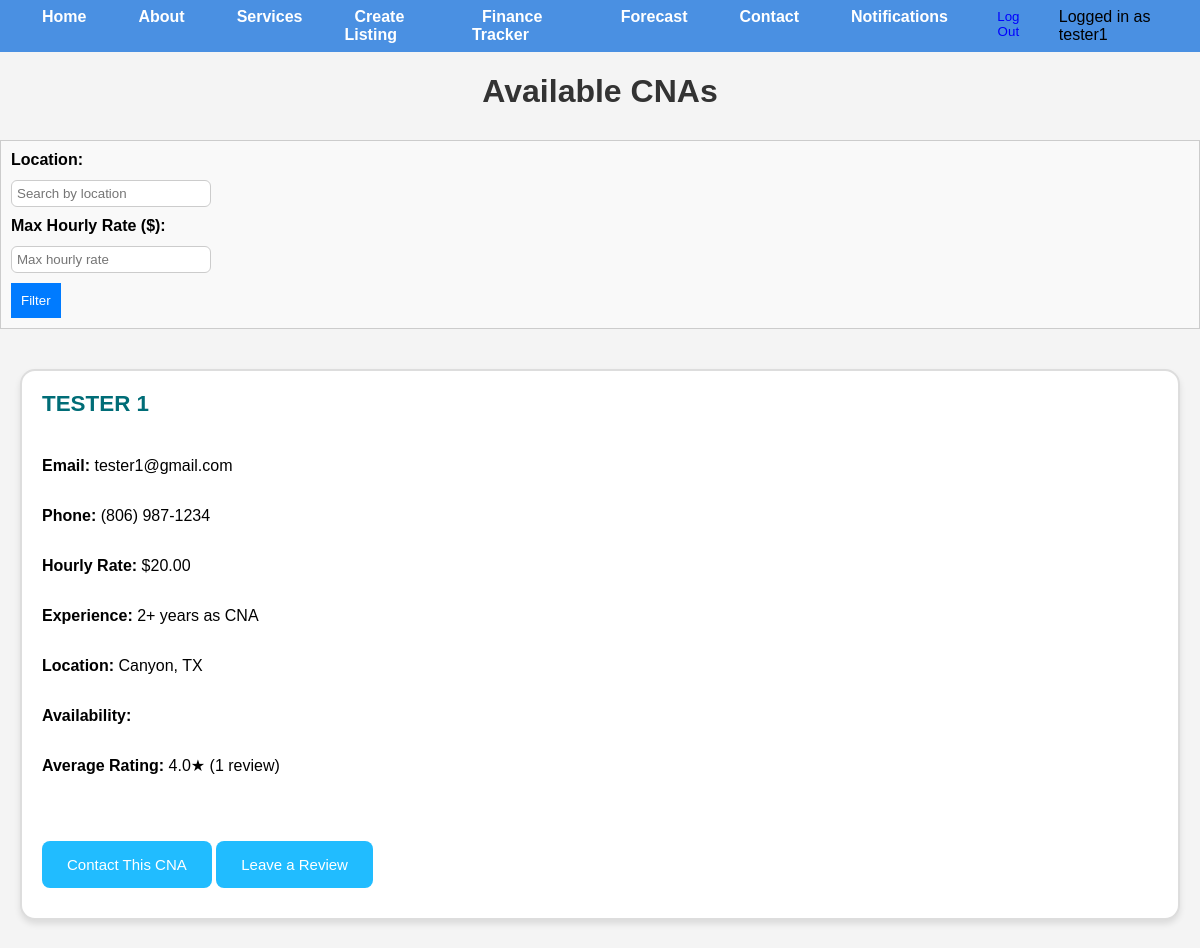
Screenshot of /cna-list/ (signed in) with the database file from the repository.
### core/models.py (models this page shows, shortened)
class User(AbstractUser):
    is_cna = models.BooleanField(default=False)
    is_client = models.BooleanField(default=False)

class CNAListing(models.Model):
    user = models.ForeignKey(settings.AUTH_USER_MODEL, on_delete=models.CASCADE, related_name='listings')
    first_name = models.CharField(max_length=100)
    last_name = models.CharField(max_length=100)
    email = models.EmailField()
    phone_number = models.CharField(max_length=15)
    hourly_rate = models.DecimalField(max_digits=5, decimal_places=2)
    experience = models.TextField()
    location = models.CharField(max_length=255)
    availability = models.TextField()

### core/views.py (the view)
# urls.py: path('cna-list/', views.cna_list, name='cna_list'),
def cna_list(request):
    location_filter = request.GET.get('location', '')
    experience_filter = request.GET.get('experience', '')
    hourly_rate_filter = request.GET.get('hourly_rate', '')
    cnas = CNAListing.objects.annotate(
        avg_rating=Avg('reviews__rating'),
        review_count=Count('reviews')
    )
    if location_filter:
        cnas = cnas.filter(location__icontains=location_filter)
    if experience_filter:
        cnas = cnas.filter(experience__icontains=experience_filter)
    if hourly_rate_filter:
        try:
            cnas = cnas.filter(hourly_rate__lte=float(hourly_rate_filter))
        except ValueError:
            pass
    return render(request, 'cna_list.html', {'cnas': cnas})

### templates/cna_list.html
{% extends 'base.html' %}
{% block content %}
<h1 class="page-title">Available CNAs</h1>
<div class="filter-form">
  <form method="GET" action="{% url 'cna_list' %}">
    <div class="form-group">
      <label for="location">Location:</label>
      <input type="text" id="location" name="location" placeholder="Search by location" value="{{ request.GET.location }}">
    </div>
    <div class="form-group">
      <label for="hourly_rate">Max Hourly Rate ($):</label>
      <input type="number" id="hourly_rate" name="hourly_rate" placeholder="Max hourly rate" value="{{ request.GET.hourly_rate }}">
    </div>
    <button type="submit" class="submit-btn">Filter</button>
  </form>
</div>
<div class="cna-container">
  {% for cna in cnas %}
    <div class="cna-card">
      <h2>{{ cna.first_name }} {{ cna.last_name }}</h2>
      <p><strong>Email:</strong> {{ cna.email }}</p>
      <p><strong>Phone:</strong> {{ cna.phone_number }}</p>
      <p><strong>Hourly Rate:</strong> ${{ cna.hourly_rate }}</p>
      <p><strong>Experience:</strong> {{ cna.experience }}</p>
      <p><strong>Location:</strong> {{ cna.location }}</p>
      <p><strong>Availability:</strong> {{ cna.availability|json_script:"availability" }}</p>
      {% if cna.review_count > 0 %}
        <p><strong>Average Rating:</strong> {{ cna.avg_rating|floatformat:1 }}★ ({{ cna.review_count }} review{{ cna.review_count|pluralize }})</p>
      {% else %}
        <p><em>No reviews yet</em></p>
      {% endif %}
      <div style="margin-top: 15px;">
        <a href="{% url 'contact_cna' cna.id %}" class="cta-btn" style="display:inline-block; margin-bottom:10px;">Contact This CNA</a>
        <a href="{% url 'leave_review' cna.id %}" class="cta-btn" style="display:inline-block;">Leave a Review</a>
      </div>
    </div>
  {% empty %}
    <p>No CNAs are currently available.</p>
  {% endfor %}
</div>
{% endblock %}

### templates/base.html (shortened to what this page needs)
{% load static %}
<!DOCTYPE html>
<html lang="en">
<head>
  <link rel="stylesheet" href="{% static 'css/styles.css' %}">
</head>
<body class="home-container">
  <header>
    <nav class="site-nav">
      <ul>
        <li><a href="{% url 'home' %}">Home</a></li>
        <li><a href="{% url 'about' %}">About</a></li>
        <li><a href="{% url 'services' %}">Services</a></li>
        {% if user.is_authenticated %}
          {% if user.is_cna %}
            <li><a href="{% url 'create_listing' %}">Create Listing</a></li>
            <li><a href="{% url 'cna_finance_dashboard' %}">Finance Tracker</a></li>
            <li><a href="{% url 'income_forecast' %}">Forecast</a></li>
          {% elif user.is_client %}
            <li><a href="{% url 'cna_list' %}">Browse Available CNAs</a></li>
          {% endif %}
          <li><a href="{% url 'contact' %}">Contact</a></li>
          <li><a href="{% url 'notifications' %}">Notifications</a></li>
          <form action="{% url 'logout' %}" method="post" style="display: inline;">
            <li><button type="submit" style="background:none; border:none; color:blue; cursor:pointer;">Log Out</button></li>
          </form>
          <li>Logged in as {{ user.username }}</li>
        {% else %}
          <li><a href="{% url 'register' %}">Sign Up</a></li>
          <li><a href="{% url 'login' %}">Log In</a></li>
        {% endif %}
      </ul>
    </nav>
  </header>
  <main>
    {% block content %}{% endblock %}
  </main>
</body>
</html>

### static/css/styles.css (style rules this page uses)
html, body { height: 100%; font-family: Arial, sans-serif; margin: 0; background-color: #f4f4f4; display: flex; flex-direction: column; }
main { flex: 1; padding-bottom: 20px; }
.site-nav { background-color: #4a90e2; }
.site-nav ul { display: flex; list-style: none; margin: 0; padding: 0.5rem 1rem; justify-content: center; }
.site-nav li { margin: 0 1rem; }
.site-nav a { color: white; text-decoration: none; font-weight: bold; padding: 10px; }
.cta-btn { display: inline-block; padding: 15px 25px; background-color: #21bcff; color: white; text-decoration: none; border-radius: 8px; font-size: 15px; font-weight: 500; cursor: pointer; margin-top: 30px; text-align: center; transition: background-color 0.3s ease; }
.page-title { text-align: center; margin-bottom: 30px; font-size: 2rem; color: #333; }
.cna-container { display: grid; grid-template-columns: repeat(auto-fit, minmax(300px, 1fr)); gap: 20px; padding: 20px; align-items: start; }
.cna-card { background-color: #ffffff; border: 2px solid #ddd; border-radius: 15px; padding: 20px; box-shadow: 0 4px 6px rgba(0, 0, 0, 0.1); display: flex; flex-direction: column; gap: 10px; transition: transform 0.3s ease-in-out, border-color 0.3s ease, box-shadow 0.3s ease; }
.cna-card h2 { margin-top: 0; color: #006d77; font-size: 1.4rem; }
.cna-card p { margin: 8px 0; line-height: 1.5; }
.form-group { margin-bottom: 18px; text-align: left; }
.form-group label { display: block; margin-bottom: 6px; font-weight: 600; }
.form-group input { width: 100%; padding: 10px; border-radius: 6px; border: 1px solid #ccc; box-sizing: border-box; }
.filter-form { margin-bottom: 20px; padding: 10px; border: 1px solid #ccc; background-color: #f9f9f9; }
.filter-form .form-group { margin-bottom: 10px; }
.filter-form input { width: 200px; padding: 5px; margin-top: 5px; }
.filter-form button { padding: 10px; background-color: #007bff; color: white; border: none; cursor: pointer; }

### rows the page displays
User: username "tester1"
CNAListing: first_name "TESTER", last_name "1", email "tester1@gmail.com", phone_number "(806) 987-1234", hourly_rate "20.00", experience "2+ years as CNA", location "Canyon, TX", avg_rating "4.0", review_count "1"
